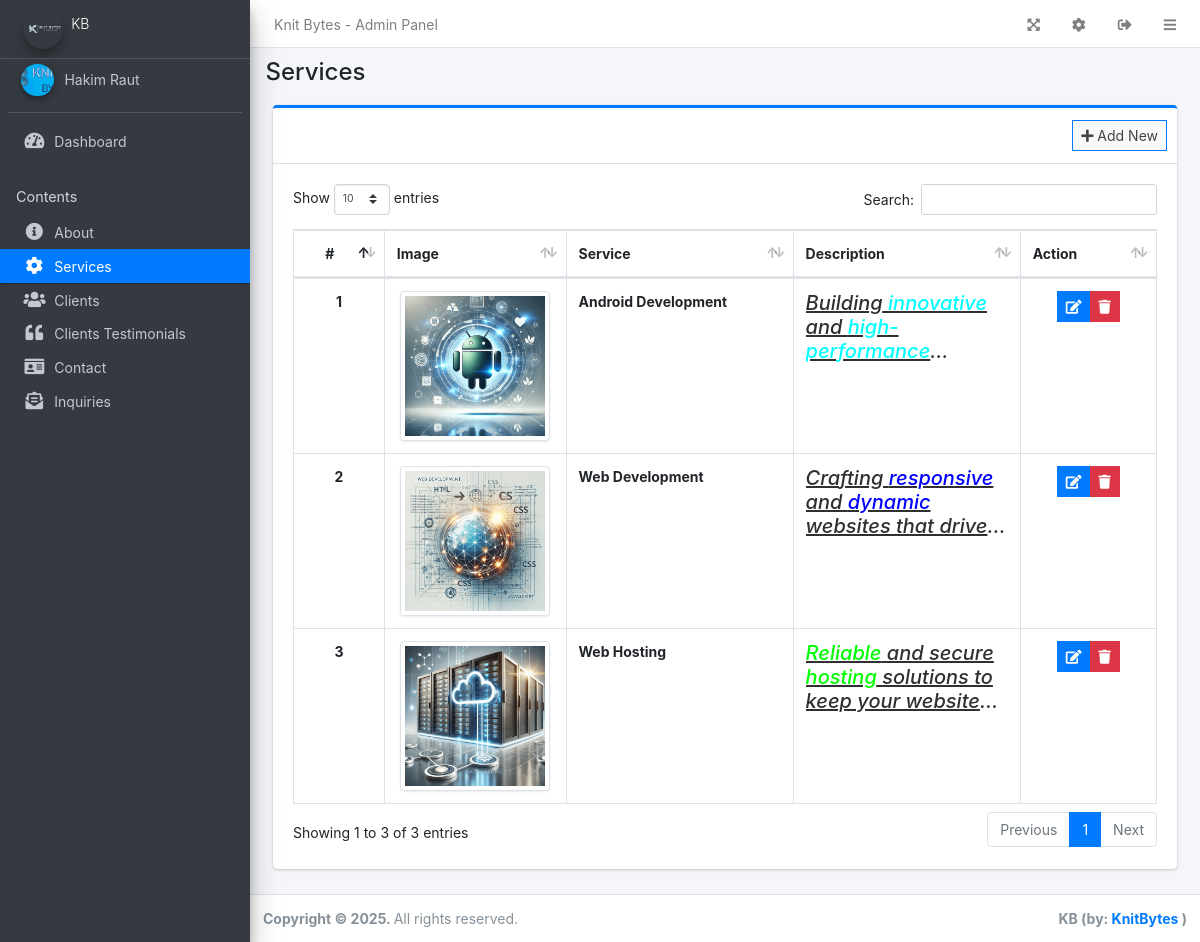
/admin/?page=services (signed in), run on the app's committed database.
### tables this page shows
CREATE TABLE `services` (
  `id` int(30) NOT NULL,
  `title` text NOT NULL,
  `description` text DEFAULT NULL,
  `file_path` text DEFAULT NULL,
  `date_created` datetime NOT NULL DEFAULT current_timestamp(),
  `date_updated` datetime NOT NULL DEFAULT '0000-00-00 00:00:00' ON UPDATE current_timestamp()
);

### config.php (called while the page is built, shortened)
<?php
require_once('classes/DBConnection.php');
require_once('classes/SystemSettings.php');
function validate_image($file){
	if(!empty($file)){
		if(is_file(base_app.$file)){
			return base_url.$file;
		}else{
			return base_url.'dist/img/no-image-available.png';
		}
	}else{
		return base_url.'dist/img/no-image-available.png';
	}
}
function isMobileDevice(){
    $aMobileUA = array(
        '/iphone/i' => 'iPhone',
        '/ipod/i' => 'iPod',
        '/ipad/i' => 'iPad',
        '/android/i' => 'Android',
        '/blackberry/i' => 'BlackBerry',
        '/webos/i' => 'Mobile'
    );
    return false;
}
?>

### classes/DBConnection.php (called while the page is built, shortened)
<?php
class DBConnection{
    private $host = DB_SERVER;
    private $username = DB_USERNAME;
    private $password = DB_PASSWORD;
    private $database = DB_NAME;
    public $conn;
    public function __construct(){
        if (!isset($this->conn)) {
            $this->conn = new mysqli($this->host, $this->username, $this->password, $this->database);
        }
    }
}
?>

### classes/SystemSettings.php (called while the page is built, shortened)
<?php
class SystemSettings extends DBConnection{
	function userdata($field = ''){
		if(!empty($field)){
			if(isset($_SESSION['userdata'][$field]))
				return $_SESSION['userdata'][$field];
			else
				return null;
		}else{
			return false;
		}
	}
	function info($field=''){
		if(!empty($field)){
			if(isset($_SESSION['system_info'][$field]))
				return $_SESSION['system_info'][$field];
			else
				return false;
		}else{
			return false;
		}
	}
}
$_settings = new SystemSettings();
?>

### admin/services/index.php (the view, shortened to what this page needs)
<div class="col-lg-12">
	<div class="card card-outline card-primary">
		<div class="card-header">
			<div class="card-tools">
				<a class="btn btn-block btn-sm btn-default btn-flat border-primary new_service" href="javascript:void(0)"><i class="fa fa-plus"></i> Add New</a>
			</div>
		</div>
		<div class="card-body">
			<table class="table tabe-hover table-bordered table-compact" id="list">
				<colgroup>
					<col width="10%">
					<col width="20%">
					<col width="25%">
					<col width="25%">
					<col width="15%">
				</colgroup>
				<thead>
					<tr>
						<th class="text-center">#</th>
						<th>Image</th>
						<th>Service</th>
						<th>Description</th>
						<th>Action</th>
					</tr>
				</thead>
				<tbody>
					<?php
					$i = 1;
					$qry = $conn->query("SELECT * FROM `services` order by `title` asc");
					while($row= $qry->fetch_assoc()):
						$desc = html_entity_decode($row['description']);
					?>
					<tr>
						<th class="text-center"><?php echo $i++ ?></th>
						<td class='text-center'>
							<img src="<?php echo validate_image($row['file_path']) ?>" alt="<?php echo ucwords($row['title']) ?> Image" width="150px" height="150px" style="object-fit:scale-down;object-position:center center" class="img-thumbnail">
						</td>
						<td><b><?php echo ucwords($row['title']) ?></b></td>
						<td><small class="truncate"><?php echo $desc ?></small></td>
						<td class="text-center">
		                    <div class="btn-group">
		                        <a href="javascript:void(0)" data-id='<?php echo $row['id'] ?>' class="btn btn-primary btn-flat btn-sm manage_service">
		                          <i class="fas fa-edit"></i>
		                        </a>
		                        <button type="button" class="btn btn-danger btn-sm btn-flat delete_service" data-id="<?php echo $row['id'] ?>">
		                          <i class="fas fa-trash"></i>
		                        </button>
	                      </div>
						</td>
					</tr>
				<?php endwhile; ?>
				</tbody>
			</table>
		</div>
	</div>
</div>

### admin/index.php (shortened to what this page needs)
<?php require_once('../config.php'); ?>
 <!DOCTYPE html>
<html lang="en" class="" style="height: auto;">
<?php require_once('inc/header.php') ?>
  <body class="layout-fixed layout-footer-fixed text-sm sidebar-mini control-sidebar-slide-open layout-navbar-fixed " data-new-gr-c-s-check-loaded="14.991.0" data-gr-ext-installed="" style="height: auto;">
    <div class="wrapper">
     <?php require_once('inc/topBarNav.php') ?>
     <?php require_once('inc/navigation.php') ?>
     <?php $page = isset($_GET['page']) ? $_GET['page'] : 'home';  ?>
      <div class="content-wrapper" style="min-height: 567.854px;">
        <div class="content-header">
          <div class="container-fluid">
            <div class="row mb-2">
              <div class="col-sm-6">
                <h1 class="m-0"><?php echo ucwords(str_replace("_", " ",$page)) ?></h1>
              </div>
            </div>
          </div>
        </div>
        <section class="content">
          <div class="container-fluid">
            <?php
              if(!file_exists($page.".php") && !is_dir($page)){
                  include '404.html';
              }else{
                if(is_dir($page))
                  include $page.'/index.php';
                else
                  include $page.'.php';
              }
            ?>
          </div>
        </section>
      </div>
      <?php require_once('inc/footer.php') ?>
  </body>
</html>

### admin/inc/header.php (shortened to what this page needs)
<head>
    <link rel="stylesheet" href="<?php echo base_url ?>plugins/fontawesome-free/css/all.min.css">
    <link rel="stylesheet" href="<?php echo base_url ?>plugins/tempusdominus-bootstrap-4/css/tempusdominus-bootstrap-4.min.css">
  <link rel="stylesheet" href="<?php echo base_url ?>plugins/datatables-bs4/css/dataTables.bootstrap4.min.css">
  <link rel="stylesheet" href="<?php echo base_url ?>plugins/datatables-responsive/css/responsive.bootstrap4.min.css">
  <link rel="stylesheet" href="<?php echo base_url ?>plugins/datatables-buttons/css/buttons.bootstrap4.min.css">
  <link rel="stylesheet" href="<?php echo base_url ?>plugins/select2/css/select2.min.css">
  <link rel="stylesheet" href="<?php echo base_url ?>plugins/select2-bootstrap4-theme/select2-bootstrap4.min.css">
    <link rel="stylesheet" href="<?php echo base_url ?>plugins/icheck-bootstrap/icheck-bootstrap.min.css">
    <link rel="stylesheet" href="<?php echo base_url ?>plugins/jqvmap/jqvmap.min.css">
    <link rel="stylesheet" href="<?php echo base_url ?>dist/css/adminlte.css">
    <link rel="stylesheet" href="<?php echo base_url ?>dist/css/custom.css">
    <link rel="stylesheet" href="<?php echo base_url ?>plugins/overlayScrollbars/css/OverlayScrollbars.min.css">
    <link rel="stylesheet" href="<?php echo base_url ?>plugins/daterangepicker/daterangepicker.css">
    <link rel="stylesheet" href="<?php echo base_url ?>plugins/summernote/summernote-bs4.min.css">
  <link rel="stylesheet" href="<?php echo base_url ?>plugins/sweetalert2-theme-bootstrap-4/bootstrap-4.min.css">
  </head>

### admin/inc/topBarNav.php
<nav class="main-header navbar navbar-expand navbar-white navbar-light text-sm">
  <ul class="navbar-nav">
    <li class="nav-item d-none d-sm-inline-block">
      <a target="_blank" href="<?php echo base_url ?>" class="nav-link"><?php echo (!isMobileDevice()) ? $_settings->info('name'):$_settings->info('short_name'); ?> - Admin Panel</a>
    </li>
  </ul>
  <ul class="navbar-nav ml-auto">
    <li class="nav-item">
      <a class="nav-link" data-widget="fullscreen" href="#" role="button">
      <i class="fas fa-expand-arrows-alt"></i>
      </a>
    </li>
    <li class="nav-item">
      <a class="nav-link"href="<?php echo base_url.'admin/?page=system_info' ?>" role="button">
      <i class="fas fa-cog"></i>
      </a>
    </li>
    <li class="nav-item">
      <a class="nav-link"  href="javascript:void(0)" onclick="location.replace('<?php echo base_url.'/classes/Login.php?f=logout' ?>')" role="button">
      <i class="fas fa-sign-out-alt"></i>
      </a>
    </li>
    <li class="nav-item">
      <a class="nav-link" data-widget="pushmenu" href="#" role="button"><i class="fas fa-bars"></i></a>
    </li>
  </ul>
</nav>

### admin/inc/navigation.php (shortened to what this page needs)
<aside class="main-sidebar sidebar-dark-primary elevation-4">
  <a href="<?php echo base_url ?>admin" class="brand-link text-sm">
  <img src="<?php echo validate_image($_settings->info('logo'))?>" alt="Store Logo" class="brand-image img-circle elevation-3" style="opacity: .8;width: 2.5rem;height: 2.5rem;max-height: unset">
  <span class="brand-text font-weight-light"><?php echo $_settings->info('short_name') ?></span>
  </a>
  <div class="sidebar os-host os-theme-light os-host-overflow os-host-overflow-y os-host-resize-disabled os-host-transition os-host-scrollbar-horizontal-hidden">
    <div class="os-content-glue" style="margin: 0px -8px; width: 249px; height: 646px;"></div>
    <div class="os-padding">
      <div class="os-viewport os-viewport-native-scrollbars-invisible" style="overflow-y: scroll;">
        <div class="os-content" style="padding: 0px 8px; height: 100%; width: 100%;">
          <div class="user-panel mt-3 pb-3 mb-3 d-flex">
            <div class="image">
              <img src="<?php echo validate_image($_settings->userdata('avatar')) ?>" class="img-circle elevation-2" alt="User Image" style="height: 2rem;object-fit: cover">
            </div>
            <div class="info">
              <a href="<?php echo base_url ?>admin/?page=user" class="d-block"><?php echo ucwords($_settings->userdata('firstname').' '.$_settings->userdata('lastname')) ?></a>
            </div>
          </div>
          <nav class="mt-2">
             <ul class="nav nav-pills nav-sidebar flex-column nav-flat" data-widget="treeview" role="menu" data-accordion="false">
              <li class="nav-item dropdown">
                <a href="./" class="nav-link nav-home">
                  <i class="nav-icon fas fa-tachometer-alt"></i>
                  <p>
                    Dashboard
                  </p>
                </a>
              </li>
              <li class="nav-header">Contents</li>
              <li class="nav-item dropdown">
                <a href="<?php echo base_url ?>admin/?page=about" class="nav-link nav-about">
                  <i class="nav-icon fas fa-info-circle"></i>
                  <p>
                    About
                  </p>
                </a>
              </li>
              <li class="nav-item dropdown">
                <a href="<?php echo base_url ?>admin/?page=services" class="nav-link nav-services">
                  <i class="nav-icon fas fa-cog"></i>
                  <p>
                    Services
                  </p>
                </a>
              </li>
              <li class="nav-item dropdown">
                <a href="<?php echo base_url ?>admin/?page=clients" class="nav-link nav-clients">
                  <i class="nav-icon fas fa-users"></i>
                  <p>
                    Clients
                  </p>
                </a>
              </li>
              <li class="nav-item dropdown">
                <a href="<?php echo base_url ?>admin/?page=testimonials" class="nav-link nav-testimonials">
                  <i class="nav-icon fas fa-quote-left"></i>
                  <p>
                    Clients Testimonials
                  </p>
                </a>
              </li>
              <li class="nav-item dropdown">
                <a href="<?php echo base_url ?>admin/?page=contact" class="nav-link nav-contact">
                  <i class="nav-icon fas fa-id-card"></i>
                  <p>
                    Contact
                  </p>
                </a>
              </li>
              <li class="nav-item dropdown">
                <a href="<?php echo base_url ?>admin/?page=inquiries" class="nav-link nav-inquiries">
                  <i class="nav-icon fas fa-envelope-open-text"></i>
                  <p>
                    Inquiries
                  </p>
                </a>
              </li>
            </ul>
          </nav>
        </div>
      </div>
    </div>
  </div>
</aside>

### admin/inc/footer.php (shortened to what this page needs)
<footer class="main-footer text-sm">
        <strong>Copyright © <?php echo date('Y') ?>.
        </strong>
        All rights reserved.
        <div class="float-right d-none d-sm-inline-block">
          <b><?php echo $_settings->info('short_name') ?> (by: <a href="mailto:hakimraut407@gmail.com" target="blank">KnitBytes</a> )</b>
        </div>
      </footer>
    </div>

### data on the page
services: file_path (picture), title "Android Development", description "Building innovative and high-performance"
services: file_path (picture), title "Web Development", description "Crafting responsive and dynamic websites that…"
services: file_path (picture), title "Web Hosting", description "Reliable and secure hosting solutions to keep your…"

### other printed values
$_settings->info('name') "Knit Bytes"
$_settings->info('short_name') "KB"
$_settings->userdata('firstname').' '.$_settings->userdata('lastname') "Hakim Raut"
str_replace("_", " ",$page) "Services"
